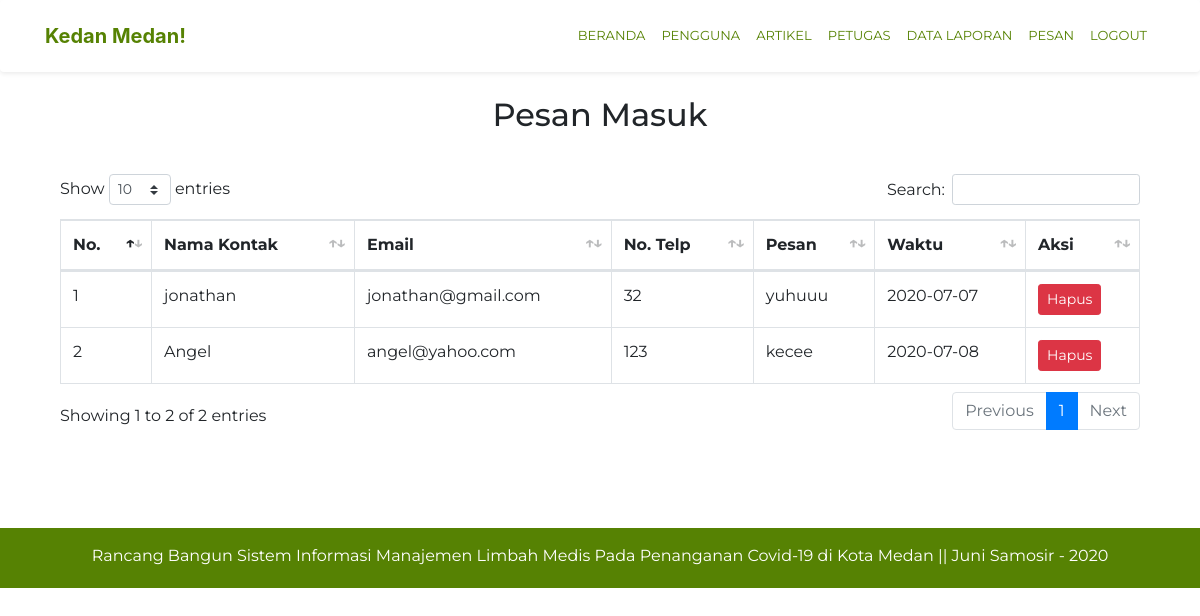
The app's page /index.php/pesan_admin with its own data.
### tables this page shows
CREATE TABLE `kontak` (
  `id_kontak` int(11) NOT NULL,
  `nama_kontak` varchar(128) NOT NULL,
  `email_kontak` varchar(128) NOT NULL,
  `phone_kontak` varchar(128) NOT NULL,
  `pesan_kontak` text NOT NULL,
  `tgl_kontak` date NOT NULL
);

### application/controllers/pesan_admin.php (called while the page is built, shortened)
<?php
class Pesan_admin extends CI_Controller
{
	function __construct()
	{
        $this->load->model('pesan_model');
    }
	function index()
	{
		$data['title']  = 'Kedan Medan!';
		$data['kontak'] = $this->pesan_model->tampil_data();
		$this->load->view('templates/header_admin', $data);
		$this->load->view('templates/topbar_admin', $data);
		$this->load->view('admin/pesan', $data);
		$this->load->view('templates/footer_admin');
	}
}

### index.php (called while the page is built, shortened)
<?php
require_once BASEPATH.'core/CodeIgniter.php';

### application/models/pesan_model.php (called while the page is built, shortened)
<?php
class Pesan_model extends CI_Model
{
	private $table = "kontak";
	function tampil_data()
	{
		return $this->db->get($this->table)->result();
	}
}

### application/views/admin/pesan.php (the view, shortened to what this page needs)
<div class="container mb-5 pt-4" style="font-family: Montserrat;">
  	<div class="row pt-4 mt-5 mb-2">
  		<div class="col text-center">
  			<h2>Pesan Masuk</h2>
  		</div>
  	</div><br>
      <div class="container mb-5 pb-5">
      <table class="table table-responsive-md table-bordered table-hover" id="dataTable">
      <thead>
        <tr>
          <th>No.</th>
          <th>Nama Kontak</th>
          <th>Email</th>
          <th>No. Telp</th>
          <th>Pesan</th>
          <th>Waktu</th>
          <th>Aksi</th>
        </tr>
      </thead>
      <tbody>
        <?php
        $no=1;
            foreach ($kontak as $kontak)
            {
              ?>
                <tr>
                    <td><?= $no++ ?></td>
                    <td><?= $kontak->nama_kontak ?></td>
                    <td><?= $kontak->email_kontak ?></td>
                    <td><?= $kontak->phone_kontak ?></td>
                    <td><?= $kontak->pesan_kontak ?></td>
                    <td><?= $kontak->tgl_kontak ?></td>
                    <td>
                      <a class="btn btn-danger btn-sm" href="<?= base_url('pesan/hapus/'.$kontak->id_kontak);?>">Hapus</a></td>
                    </tr>
            <?php }
        ?>
      </tbody>
      </table>
      </div>
</div>

### records on screen
kontak: nama_kontak "jonathan", email_kontak "jonathan@gmail.com", phone_kontak "32", pesan_kontak "yuhuuu", tgl_kontak "2020-07-07"
kontak: nama_kontak "Angel", email_kontak "angel@yahoo.com", phone_kontak "123", pesan_kontak "kecee", tgl_kontak "2020-07-08"
